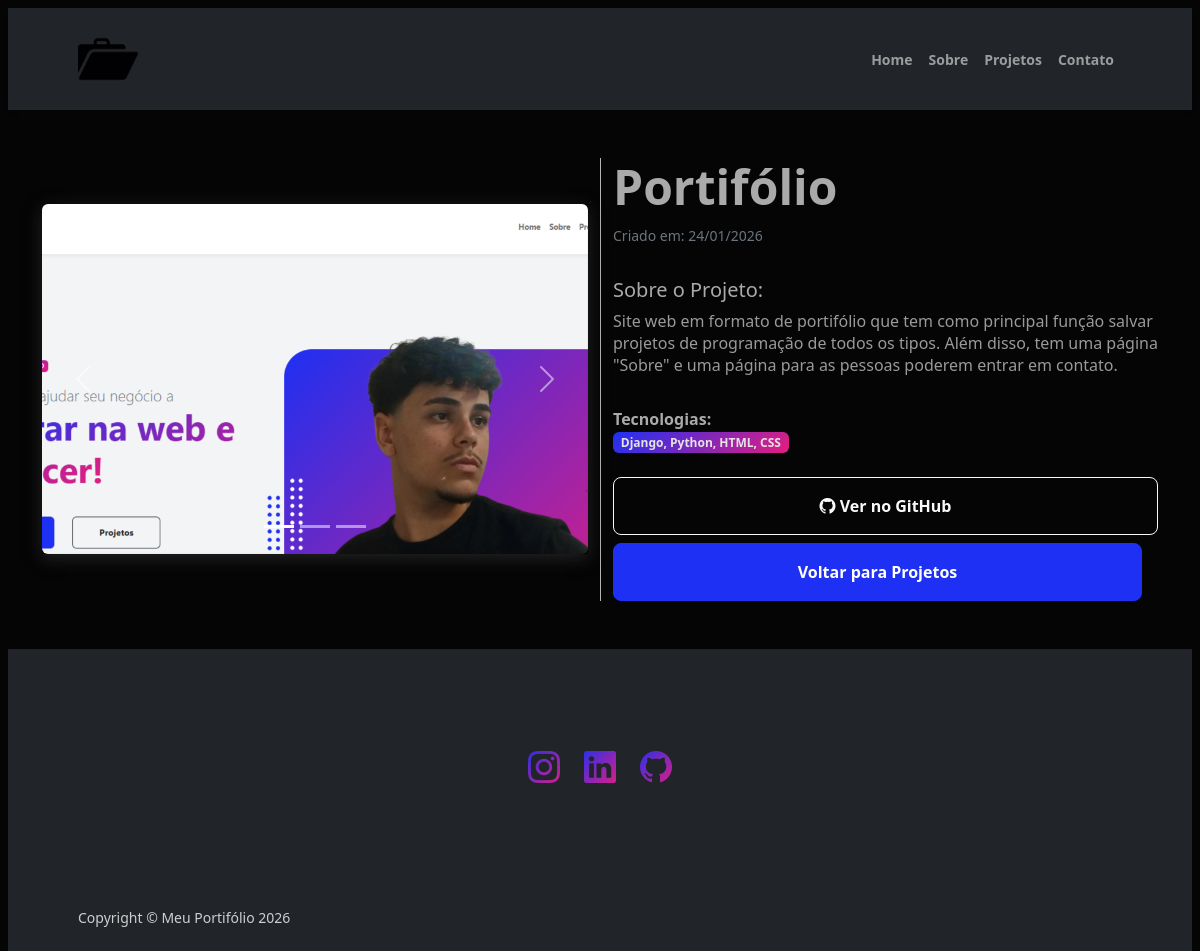
Page /detalhes_projeto/2 on the committed database.
### portifolio/models.py (models this page shows, shortened)
class ProjectImage(models.Model):
    project = models.ForeignKey(Project, related_name='images', on_delete=models.CASCADE)
    image = models.ImageField(upload_to='fotos_projeto/%d/%m/%Y/')
    nome_pagina = models.CharField(max_length=100)

class Project (models.Model):
    titulo = models.CharField(max_length=100)
    descricao_curta = models.TextField()
    descricao_detalhada = models.TextField()
    thumb_projeto = models.ImageField(upload_to='fotos/%d/%m/%Y/', blank=True, null=True)
    url_git = models.CharField()
    tecnologias = models.CharField() #utilizar separando por vígulas
    data_criacao = models.DateTimeField(auto_now_add=True) #utiliza o horário do momento em que é criado

### portifolio/views.py (the view)
# urls.py: path('detalhes_projeto/<int:id_projeto>', views.detalhar_projetos, name='detalhes_projetos'),
def detalhar_projetos (request, id_projeto):
    projeto = Project.objects.get(id = id_projeto)
    context = {'projeto': projeto}
    return render(request, 'detalhes_projeto.html', context)

### portifolio/templates/detalhes_projeto.html (shortened to what this page needs)
{% extends 'base.html' %}
{% block content %}
    {% if projeto.images.all %}
    <div class="container mt-5 mb-5">
        <div class="row">
            <div class="col-md-6" style="align-content: center;">
                {% if projeto.images.all %}
                <div id="carouselProjeto" class="carousel slide" style="box-shadow: 0 4px 15px rgb(37, 37, 37);" data-bs-ride="carousel">
                    <div class="carousel-indicators">
                        {% for foto in projeto.images.all %}
                        <button type="button" data-bs-target="#carouselProjeto" data-bs-slide-to="{{ forloop.counter0 }}"
                            class="{% if forloop.first %}active{% endif %}" aria-current="true"></button>
                        {% endfor %}
                    </div>
                    <div class="carousel-inner rounded shadow-sm">
                        {% for foto in projeto.images.all %}
                        <div class="carousel-item {% if forloop.first %}active{% endif %}">
                            <img src="{{ foto.image.url }}" class="d-block w-100 img-carrossel" alt="{{ projeto.titulo }}">
                        </div>
                        {% endfor %}
                    </div>
                    <button class="carousel-control-prev" type="button" data-bs-target="#carouselProjeto"
                        data-bs-slide="prev">
                        <span class="carousel-control-prev-icon" aria-hidden="true"></span>
                    </button>
                    <button class="carousel-control-next" type="button" data-bs-target="#carouselProjeto"
                        data-bs-slide="next">
                        <span class="carousel-control-next-icon" aria-hidden="true"></span>
                    </button>
                </div>
                {% else %}
                <div class="alert alert-secondary">Sem fotos disponíveis.</div>
                {% endif %}
            </div>
            <div class="col-md-6 d-flex flex-column justify-content-center" style="border-left: 1px solid rgb(180, 180, 180);">
                <h1 class="display-5 fw-bold titulos-dark" >{{ projeto.titulo }}</h1>
                <p class="text-muted"><small>Criado em: {{ projeto.data_criacao|date:"d/m/Y" }}</small></p>
                <div class="mt-3">
                    <h5 class="titulos-dark">Sobre o Projeto:</h5>
                    <p class="paragrafos-dark">{{ projeto.descricao_detalhada}}</p>
                </div>
                <div class="mt-3 mb-4">
                    <strong class="titulos-dark">Tecnologias:</strong><br>
                    <span style="  color: rgb(231, 226, 226)" class="badge bg-gradient-primary-to-secondary">{{ projeto.tecnologias }}</span>
                </div>
                <div class="d-grid gap-2">
                    {% if projeto.url_git %}
                    <a href="{{ projeto.url_git }}" target="_blank" class="btn btn-outline-light btn-lg px-5 py-3 fs-6 fw-bolder">
                        <i class="bi bi-github"></i> Ver no GitHub
                    </a>
                    {% endif %}
                    <a href="{% url 'projetos' %}" class="btn btn-primary btn-lg px-5 py-3 me-sm-3 fs-6 fw-bolder">
                        Voltar para Projetos
                    </a>
                </div>
            </div>
        </div>
    </div>
    {% else %}
    <p>Sem imagens cadastradas para este projeto.</p>
    {% endif %}
{% endblock %}

### rows in the picture
ProjectImage: image (picture)
Project: titulo "Portifólio", data_criacao "24/01/2026", descricao_detalhada "Site web em formato de portifólio que tem como principal função salvar projetos de programação de todos os tipos. Além disso, tem uma página \"Sobre\" e uma página para as pessoas poderem entrar em contato.", tecnologias "Django, Python, HTML, CSS"
